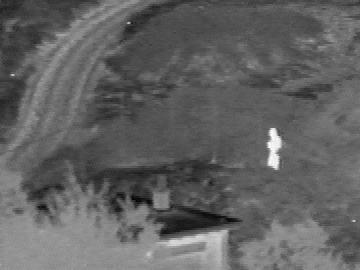
%> input picture 3DandF/iv/IR1.png, 360 x 270 px
$ octave --eval "result = Visual_Weight_Map(imread('iv/IR1.png'));"   (GNU Octave 9; MATLAB toolbox functions it lacks are replaced by stand-ins)
%> lines starting %> are read from the running program, lines starting %| are printed output that depends on the picture; in (x1, y1, x2, y2) boxes, pixels count from 0 and x2, y2 are one past the last pixel; in counts of white or black regions, pixels touching at a corner belong together; the program's own positions count from 1
function out = Visual_Weight_Map(I)

img=uint8(255*I);
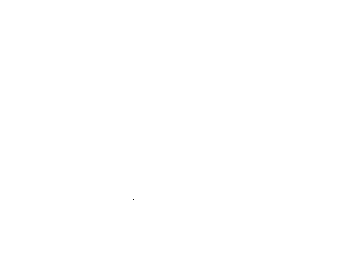
%> img: size 270x360 uint8; 100% white; black in thin lines or dots, all inside (x1, y1, x2, y2) = (133, 199, 134, 200)
[count, x] = imhist(img);
%> count = 256 values, max 97199 at index 256, min 0 at index 2, mean 379.7; x = 256 values from 0 to 255
Sal_Tab = zeros(256,1);
for j=0:255,
    for i=0:255,
    Sal_Tab(j+1) = Sal_Tab(j+1)+count(i+1)*abs(j-i);
    end
end
%> after the loop, Sal_Tab = 256 values, max 24785745 at index 1, min 255 at index 256, mean 12393000
out=zeros(size(img));
for i=0:255,
    out(img==i)=Sal_Tab(i+1);
end
out=mat2gray(out);

end
